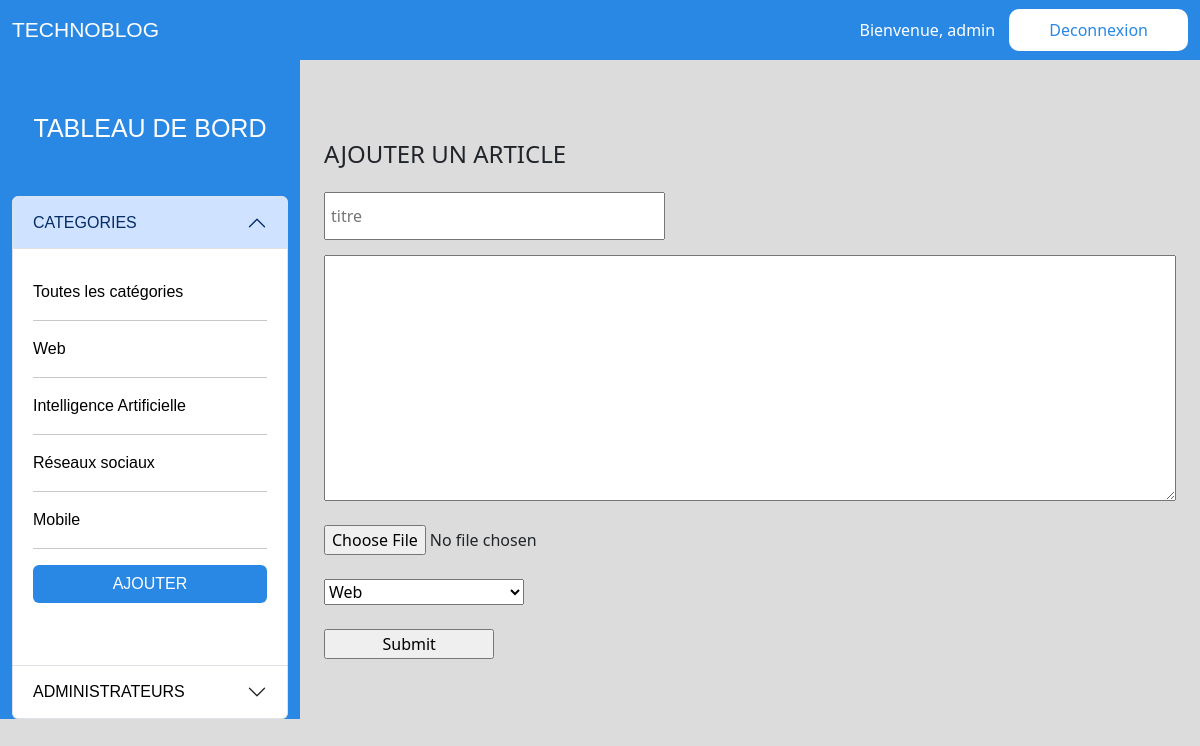
/site/admin/formulaire-article.php, run on the app's committed database.
### tables this page shows
CREATE TABLE `categories` (
  `id` int(11) NOT NULL,
  `nom` varchar(255) DEFAULT NULL,
  `date_creation` datetime DEFAULT NULL
);

### site/admin/formulaire-article.php (the view, shortened to what this page needs)
<?php require_once(__DIR__ . '/dashboard-header.php') ?>
<div class="col-sm-9" id="">
    <div class="cont">
        <div class="container text-center">
            <div class="row">
                <div class="col-sm-12">
                    <form action="" method="POST" enctype="multipart/form-data" class="ajout-form">
                        <h4 style="text-align: start ;">AJOUTER UN ARTICLE</h4>
                        <input type="text" placeholder="titre" name="titre">
                        <textarea name="contenu" id="contenu" cols="30" rows="10"></textarea><br>
                        <input type="file" name="image" id="image"><br>
                        <select class="select-categorie" name="categories_id">
                            <?php
                            $categoriesQuery = $conn->query("SELECT id, nom FROM categories");
                            $categories = $categoriesQuery->fetchAll(PDO::FETCH_ASSOC);
                            foreach ($categories as $categorie) {
                                echo "<option value='{$categorie['id']}'>{$categorie['nom']}</option>";
                            }
                            ?>
                        </select> <br>
                        <input type="submit" name="submit">
                    </form>
                </div>
            </div>
        </div>
    </div>
</div>
<?php require_once(__DIR__ . '/dashboard-footer.php'); ?>

### site/admin/dashboard-header.php (shortened to what this page needs)
<!DOCTYPE html>
<html lang="en">
<head>
    <link href="https://cdn.jsdelivr.net/npm/bootstrap@5.3.2/dist/css/bootstrap.min.css" rel="stylesheet">
    <link rel="stylesheet" href="css/style-admin.css">
</head>
<body>
    <div class="container-fluid text-center">
        <div class="row">
            <div class="col-sm-12" id="haut-page">
                <span class="nom-blog">TECHNOBLOG</span> <span>Bienvenue, <?php
                if(isset($_SESSION['prenom'], $_SESSION['nom'])){
                    echo $_SESSION['prenom'] . " " . $_SESSION['nom'] ;
                } else {
                    echo 'admin';
                }
                 ?>
                    <a href="deconnexion.php" class="button"> Deconnexion</a>
                </span>
            </div>
            <div class="col-sm-3" id="cote">
                <a class="dashboardName" href="dashboard.php">TABLEAU DE BORD</a>
                <div class="accordion mt-5" id="accordionPanelsStayOpenExample">
                    <div class="accordion-item">
                        <h2 class="accordion-header">
                            <button class="accordion-button" type="button" data-bs-toggle="collapse" data-bs-target="#panelsStayOpen-collapseOne" aria-expanded="true" aria-controls="panelsStayOpen-collapseOne">
                                CATEGORIES
                            </button>
                        </h2>
                        <div id="panelsStayOpen-collapseOne" class="accordion-collapse collapse show">
                            <div class="accordion-body">
                                <ul>
                                <li><a href="dashboard.php" class="text-categorie">Toutes les catégories</a></li>
                                    <hr>
                                    <?php
                                    $sql = "SELECT id, nom FROM categories";
                                    $conn = new PDO('mysql:host=localhost;dbname=creatix', 'root', '');
                                    $request = $conn->query($sql);
                                    while ($data = $request->fetch()) {
                                    ?>
                                        <li><a href="categorie.php?id=<?= $data['id'] ?>" class="text-categorie"><?= stripslashes($data['nom']) ?></a></li>
                                        <hr>
                                    <?php
                                    }
                                    ?>
                                    <li> <button type="button" class="btn menu-button"><a href="creer-categorie.php">AJOUTER</a></button>
                                    </li>
                                </ul>
                            </div>
                        </div>
                    </div>
                    <div class="accordion-item">
                        <h2 class="accordion-header">
                            <button class="accordion-button collapsed" type="button" data-bs-toggle="collapse" data-bs-target="#panelsStayOpen-collapseTwo" aria-expanded="false" aria-controls="panelsStayOpen-collapseTwo">
                               <a href="admins.php">ADMINISTRATEURS</a>
                            </button>
                        </h2>
                    </div>
                </div>
            </div>

### site/admin/css/style-admin.css (style rules this page uses)
body { margin: 0; padding: 0; background-color: gainsboro; }
li { list-style-type: none; margin-bottom: 15px; }
ul { padding-top: 15px; background-color: #ffffff; padding-bottom: 15px; padding-left: 0px; }
a { color: black; text-decoration: none; }
.dashboardName { color: #fff; font-size: 25px; }
button { width: 200px; }
#haut-page { background-color: #2988E3; height: 60px; color: white; display: flex; align-items: center; justify-content: space-between; }
#cote { background-color: #2988E3; color: white; font-family: 'Trebuchet MS', 'Lucida Sans Unicode', 'Lucida Grande', 'Lucida Sans', Arial, sans-serif; padding-top: 50px; }
.cont { width: 100%; margin: auto; padding-top: 80px; }
.ajout-form { display: flex; flex-direction: column; }
input[type="text"] { margin: 15px 0; padding: 10px 5px; width: 40%; }
input[type="submit"] { width: 20%; }
.nom-blog { font-family: Provicali, sans-serif; font-size: 21px; }
.text-categorie { text-align: center; }
.accordion-body li { text-align: start; }
.menu-button { color: white; background-color: #2988E3; width: 100%; }
.menu-button a { color: white; }
.button { border-radius: 10px; padding: 10px 40px; border: none; color: #2988E3; margin-left: 10px; background-color: #fff; }
.select-categorie { width: 200px; }

### data on the page
categories: nom "Web"
categories: nom "Intelligence Artificielle"
categories: nom "Réseaux sociaux"
categories: nom "Mobile"

### other printed values
form field categories_id "Web"
